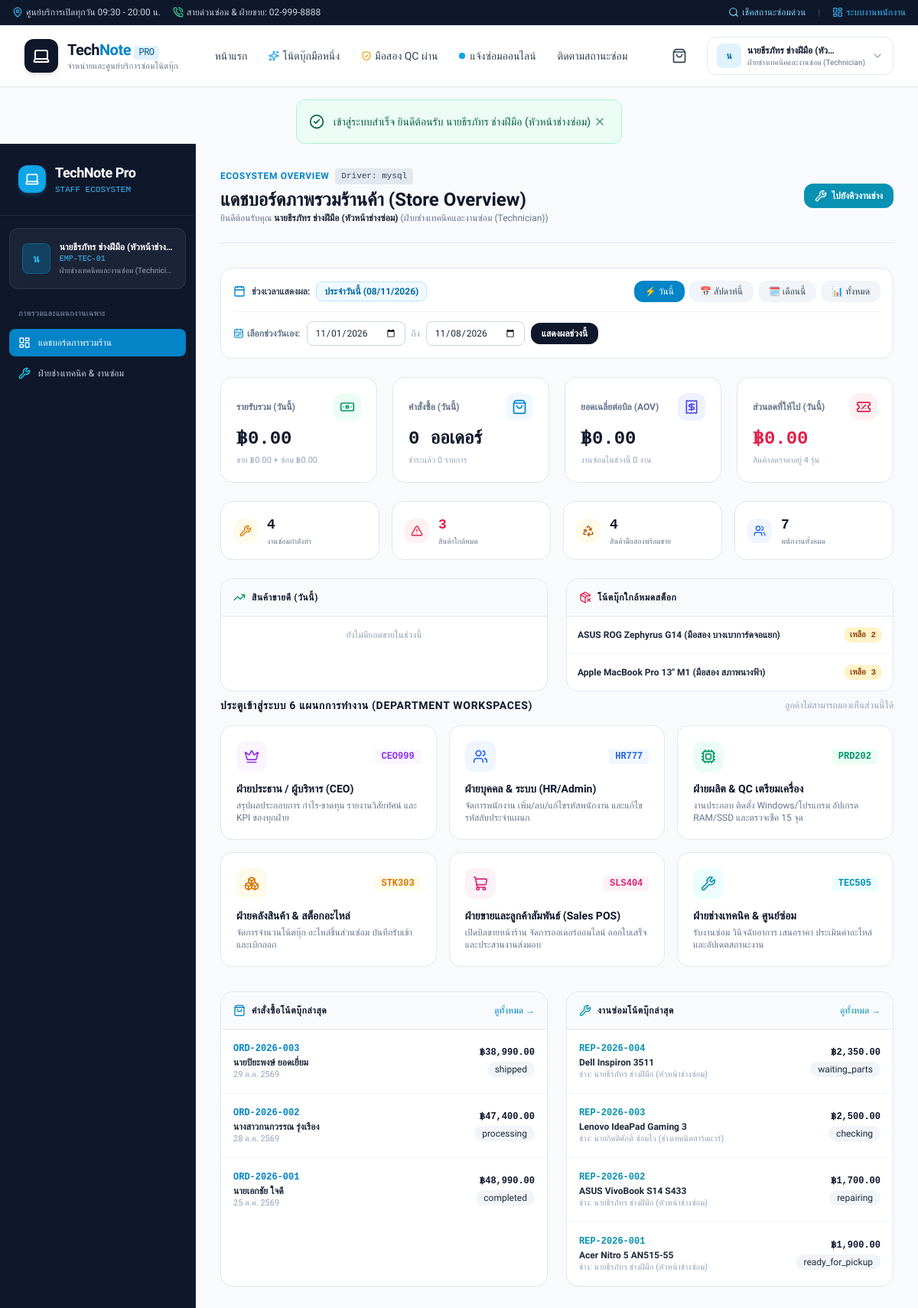
Page /admin/index.php (signed in) on the committed database.
### tables this page shows
CREATE TABLE `products` (
  `id` INT AUTO_INCREMENT PRIMARY KEY,
  `category_id` INT NOT NULL,
  `brand` VARCHAR(50) NOT NULL,
  `model` VARCHAR(150) NOT NULL,
  `price` DECIMAL(10,2) NOT NULL,
  `cost_price` DECIMAL(10,2) NOT NULL,
  `stock_quantity` INT NOT NULL DEFAULT 0,
  `cpu` VARCHAR(100) NOT NULL,
  `gpu` VARCHAR(100) NOT NULL,
  `ram` VARCHAR(50) NOT NULL,
  `storage` VARCHAR(50) NOT NULL,
  `display` VARCHAR(100) NOT NULL,
  `os` VARCHAR(50) NOT NULL DEFAULT 'Windows 11 Home',
  `warranty` VARCHAR(50) NOT NULL DEFAULT '2 Years Onsite',
  `image_url` VARCHAR(255) NULL,
  `description` TEXT,
  `is_featured` TINYINT(1) DEFAULT 0,
  `status` VARCHAR(20) DEFAULT 'in_stock',
  `item_condition` VARCHAR(20) NOT NULL DEFAULT 'new',
  `discount_type` VARCHAR(10) NOT NULL DEFAULT 'none',
  `discount_value` DECIMAL(10,2) NOT NULL DEFAULT 0.00,
  `serial_number` VARCHAR(100) NULL,
  `qc_task_id` INT NULL,
  `created_at` DATETIME DEFAULT CURRENT_TIMESTAMP
);

CREATE TABLE `orders` (
  `id` INT AUTO_INCREMENT PRIMARY KEY,
  `order_code` VARCHAR(30) NOT NULL UNIQUE,
  `user_id` INT NULL,
  `customer_name` VARCHAR(100) NOT NULL,
  `customer_phone` VARCHAR(20) NOT NULL,
  `customer_email` VARCHAR(100) NULL,
  `shipping_address` TEXT NOT NULL,
  `subtotal_amount` DECIMAL(10,2) NOT NULL DEFAULT 0.00,
  `discount_amount` DECIMAL(10,2) NOT NULL DEFAULT 0.00,
  `coupon_code` VARCHAR(50) NULL,
  `total_amount` DECIMAL(10,2) NOT NULL DEFAULT 0.00,
  `payment_method` VARCHAR(50) DEFAULT 'Transfer',
  `payment_status` VARCHAR(30) DEFAULT 'pending',
  `order_status` VARCHAR(30) DEFAULT 'pending',
  `sales_rep_id` INT NULL,
  `notes` TEXT,
  `created_at` DATETIME DEFAULT CURRENT_TIMESTAMP
);

CREATE TABLE `repair_tickets` (
  `id` INT AUTO_INCREMENT PRIMARY KEY,
  `ticket_code` VARCHAR(30) NOT NULL UNIQUE,
  `user_id` INT NULL,
  `customer_name` VARCHAR(100) NOT NULL,
  `customer_phone` VARCHAR(20) NOT NULL,
  `customer_email` VARCHAR(100) NULL,
  `brand` VARCHAR(50) NOT NULL,
  `model` VARCHAR(100) NOT NULL,
  `serial_number` VARCHAR(100) NULL,
  `issue_description` TEXT NOT NULL,
  `diagnosis` TEXT NULL,
  `technician_id` INT NULL,
  `status` VARCHAR(30) NOT NULL DEFAULT 'received',
  `estimated_cost` DECIMAL(10,2) DEFAULT 0.00,
  `labor_fee` DECIMAL(10,2) DEFAULT 500.00,
  `parts_fee` DECIMAL(10,2) DEFAULT 0.00,
  `total_cost` DECIMAL(10,2) DEFAULT 500.00,
  `technician_notes` TEXT NULL,
  `created_at` DATETIME DEFAULT CURRENT_TIMESTAMP,
  `completed_at` DATETIME NULL
);

CREATE TABLE `users` (
  `id` INT AUTO_INCREMENT PRIMARY KEY,
  `username` VARCHAR(50) NOT NULL UNIQUE,
  `password` VARCHAR(255) NOT NULL,
  `full_name` VARCHAR(100) NOT NULL,
  `email` VARCHAR(100) NULL,
  `phone` VARCHAR(20) NULL,
  `address` TEXT NULL,
  `role` VARCHAR(30) NOT NULL DEFAULT 'customer',
  `employee_code` VARCHAR(20) NULL,
  `salary` DECIMAL(10,2) DEFAULT 0.00,
  `status` VARCHAR(20) DEFAULT 'active',
  `created_at` DATETIME DEFAULT CURRENT_TIMESTAMP
);

### admin/index.php (the view, shortened to what the rows shown need)
<?php
require_once __DIR__ . '/../config/helpers.php';
$db = get_db();
$lowStockList = $db->query("SELECT brand, model, stock_quantity FROM products WHERE stock_quantity <= 3 ORDER BY stock_quantity ASC LIMIT 6")->fetchAll();
$recentOrders = $db->query("SELECT * FROM orders ORDER BY id DESC LIMIT 5")->fetchAll();
$recentRepairs = $db->query("SELECT r.*, u.full_name as tech_name
                             FROM repair_tickets r
                             LEFT JOIN users u ON r.technician_id = u.id
                             ORDER BY r.id DESC LIMIT 5")->fetchAll();
require_once __DIR__ . '/../includes/header.php';
?>
<div class="flex min-h-[calc(100vh-140px)]">
    <div class="flex-1 p-6 lg:p-8 bg-slate-50 overflow-y-auto">
        <div class="flex flex-col md:flex-row md:items-center justify-between pb-6 border-b border-slate-200 gap-4 mb-8">
            <div>
                <h1 class="text-2xl font-bold text-slate-900 mt-1">แดชบอร์ดภาพรวมร้านค้า (Store Overview)</h1>
            </div>
        </div>
        <div id="dashMetrics" class="transition-opacity duration-150">
            <?php require __DIR__ . '/_partials/dashboard_metrics.php'; ?>
        </div>
        <div class="mb-8">
            <div class="flex items-center justify-between mb-4">
                <h2 class="text-sm font-bold text-slate-900 uppercase tracking-wider">
                    ประตูเข้าสู่ระบบ 6 แผนกการทำงาน (Department Workspaces)
                </h2>
            </div>
        </div>
        <div class="grid grid-cols-1 lg:grid-cols-2 gap-6">
            <div class="bg-white rounded-2xl border border-slate-200 shadow-xs overflow-hidden">
                <div class="divide-y divide-slate-100 text-xs">
                    <?php foreach ($recentOrders as $ro): ?>
                        <div class="p-4 flex items-center justify-between">
                            <div>
                                <span class="font-mono font-bold text-sky-600"><?php echo htmlspecialchars($ro['order_code']); ?></span>
                                <div class="font-semibold text-slate-800 mt-0.5"><?php echo htmlspecialchars($ro['customer_name']); ?></div>
                                <div class="text-[11px] text-slate-400"><?php echo format_date($ro['created_at']); ?></div>
                            </div>
                            <div class="text-right">
                                <div class="font-mono font-bold text-slate-900 mb-1"><?php echo format_baht($ro['total_amount']); ?></div>
                                <?php echo render_order_status_badge($ro['order_status']); ?>
                            </div>
                        </div>
                    <?php endforeach; ?>
                </div>
            </div>
            <div class="bg-white rounded-2xl border border-slate-200 shadow-xs overflow-hidden">
                <div class="divide-y divide-slate-100 text-xs">
                    <?php foreach ($recentRepairs as $rr): ?>
                        <div class="p-4 flex items-center justify-between">
                            <div>
                                <span class="font-mono font-bold text-cyan-600"><?php echo htmlspecialchars($rr['ticket_code']); ?></span>
                                <div class="font-semibold text-slate-800 mt-0.5"><?php echo htmlspecialchars($rr['brand'] . ' ' . $rr['model']); ?></div>
                                <div class="text-[11px] text-slate-400">ช่าง: <?php echo htmlspecialchars($rr['tech_name'] ?? 'นายธีรภัทร'); ?></div>
                            </div>
                            <div class="text-right">
                                <div class="font-mono font-bold text-slate-900 mb-1"><?php echo format_baht($rr['total_cost']); ?></div>
                                <?php echo render_repair_status_badge($rr['status']); ?>
                            </div>
                        </div>
                    <?php endforeach; ?>
                </div>
            </div>
        </div>
    </div>
</div>
<?php require_once __DIR__ . '/../includes/footer.php'; ?>

### admin/_partials/dashboard_metrics.php (shortened to what the rows shown need)
<div class="grid grid-cols-1 lg:grid-cols-2 gap-6 mb-2">
    <div class="bg-white rounded-2xl border border-slate-200 shadow-xs overflow-hidden">
        <div class="divide-y divide-slate-100 text-xs">
            <?php if (empty($lowStockList)): ?>
                <div class="p-4 text-slate-400 text-center">สต็อกเพียงพอทุกรายการ</div>
            <?php else: foreach ($lowStockList as $ls): ?>
                <div class="p-3.5 flex items-center justify-between">
                    <span class="font-semibold text-slate-800 truncate"><?php echo htmlspecialchars($ls['brand'] . ' ' . $ls['model']); ?></span>
                    <span class="font-mono font-bold px-2 py-0.5 rounded-full text-[11px] <?php echo $ls['stock_quantity'] <= 0 ? 'bg-rose-100 text-rose-800' : 'bg-amber-100 text-amber-800'; ?> flex-shrink-0 ml-2">เหลือ <?php echo (int)$ls['stock_quantity']; ?></span>
                </div>
            <?php endforeach; endif; ?>
        </div>
    </div>
</div>

### config/helpers.php (shortened to what the rows shown need)
<?php
function format_baht($amount) {
    return '฿' . number_format((float)$amount, 2);
}
function format_date($dt) {
    $time = strtotime($dt);
    $months = [
        1 => 'ม.ค.', 2 => 'ก.พ.', 3 => 'มี.ค.', 4 => 'เม.ย.',
        5 => 'พ.ค.', 6 => 'มิ.ย.', 7 => 'ก.ค.', 8 => 'ส.ค.',
        9 => 'ก.ย.', 10 => 'ต.ค.', 11 => 'พ.ย.', 12 => 'ธ.ค.'
    ];
    $d = date('j', $time);
    $m = $months[(int)date('n', $time)];
    $y = (int)date('Y', $time) + 543;
    return "{$d} {$m} {$y}";
}
function render_order_status_badge($status) {
    $badges = [
        'pending' => '<span class="inline-flex items-center px-2.5 py-0.5 rounded-full text-xs font-medium bg-amber-100 text-amber-800">รอดำเนินการ</span>',
        'processing' => '<span class="inline-flex items-center px-2.5 py-0.5 rounded-full text-xs font-medium bg-blue-100 text-blue-800">กำลังจัดเตรียม</span>',
        'shipped' => '<span class="inline-flex items-center px-2.5 py-0.5 rounded-full text-xs font-medium bg-purple-100 text-purple-800">จัดส่งแล้ว</span>',
        'completed' => '<span class="inline-flex items-center px-2.5 py-0.5 rounded-full text-xs font-medium bg-emerald-100 text-emerald-800">สำเร็จแล้ว</span>',
        'cancelled' => '<span class="inline-flex items-center px-2.5 py-0.5 rounded-full text-xs font-medium bg-rose-100 text-rose-800">ยกเลิก</span>',
    ];
    return $badges[$status] ?? '<span class="inline-flex items-center px-2.5 py-0.5 rounded-full text-xs font-medium bg-slate-100 text-slate-800">' . htmlspecialchars($status) . '</span>';
}
function render_repair_status_badge($status) {
    $badges = [
        'received' => '<span class="inline-flex items-center px-2.5 py-0.5 rounded-full text-xs font-medium bg-sky-100 text-sky-800">1. รับเครื่องแล้ว</span>',
        'checking' => '<span class="inline-flex items-center px-2.5 py-0.5 rounded-full text-xs font-medium bg-amber-100 text-amber-800">2. กำลังตรวจเช็ค</span>',
        'waiting_parts' => '<span class="inline-flex items-center px-2.5 py-0.5 rounded-full text-xs font-medium bg-orange-100 text-orange-800">3. รออะไหล่/รออนุมัติ</span>',
        'repairing' => '<span class="inline-flex items-center px-2.5 py-0.5 rounded-full text-xs font-medium bg-indigo-100 text-indigo-800">4. กำลังซ่อมบำรุง</span>',
        'testing_qc' => '<span class="inline-flex items-center px-2.5 py-0.5 rounded-full text-xs font-medium bg-teal-100 text-teal-800">5. ทดสอบ QC</span>',
        'ready_for_pickup' => '<span class="inline-flex items-center px-2.5 py-0.5 rounded-full text-xs font-medium bg-emerald-100 text-emerald-800">6. พร้อมส่งมอบ</span>',
        'completed' => '<span class="inline-flex items-center px-2.5 py-0.5 rounded-full text-xs font-medium bg-slate-200 text-slate-800">7. ปิดงาน/รับเครื่องแล้ว</span>',
        'cancelled' => '<span class="inline-flex items-center px-2.5 py-0.5 rounded-full text-xs font-medium bg-rose-100 text-rose-800">ยกเลิกงานซ่อม</span>',
    ];
    return $badges[$status] ?? '<span class="inline-flex items-center px-2.5 py-0.5 rounded-full text-xs font-medium bg-slate-100 text-slate-800">' . htmlspecialchars($status) . '</span>';
}

### rows in the picture
products: brand+model "ASUS ROG Zephyrus G14 (มือสอง บางเบาการ์ดจอแยก)", stock_quantity "2"
products: brand+model "Apple MacBook Pro 13\" M1 (มือสอง สภาพนางฟ้า)", stock_quantity "3"
orders: order_code "ORD-2026-003", customer_name "นายปิยะพงษ์ ยอดเยี่ยม", created_at "29 ต.ค. 2569", total_amount "฿38,990.00", order_status "shipped"
orders: order_code "ORD-2026-002", customer_name "นางสาวกนกวรรณ รุ่งเรือง", created_at "28 ต.ค. 2569", total_amount "฿47,400.00", order_status "processing"
orders: order_code "ORD-2026-001", customer_name "นายเอกชัย ใจดี", created_at "25 ต.ค. 2569", total_amount "฿48,990.00", order_status "completed"
repair_tickets: ticket_code "REP-2026-004", brand+model "Dell Inspiron 3511", users.full_name "นายธีรภัทร ช่างฝีมือ (หัวหน้าช่างซ่อม)", total_cost "฿2,350.00", status "waiting_parts"
repair_tickets: ticket_code "REP-2026-003", brand+model "Lenovo IdeaPad Gaming 3", users.full_name "นายกิตติศักดิ์ ซ่อมไว (ช่างเทคนิคฮาร์ดแวร์)", total_cost "฿2,500.00", status "checking"
repair_tickets: ticket_code "REP-2026-002", brand+model "ASUS VivoBook S14 S433", users.full_name "นายธีรภัทร ช่างฝีมือ (หัวหน้าช่างซ่อม)", total_cost "฿1,700.00", status "repairing"
repair_tickets: ticket_code "REP-2026-001", brand+model "Acer Nitro 5 AN515-55", users.full_name "นายธีรภัทร ช่างฝีมือ (หัวหน้าช่างซ่อม)", total_cost "฿1,900.00", status "ready_for_pickup"

### other values in the picture
mb_substr($currentUser['full_name'], 0, 1, 'UTF-8') "น"
$currentUser['full_name'] "นายธีรภัทร ช่างฝีมือ (หัว…"
get_role_title($currentUser['role']) "ฝ่ายช่างเทคนิคและงานซ่อม (Technician)"
$flash['message'] "เข้าสู่ระบบสำเร็จ ยินดีต้อนรับ นายธีรภัทร ช่างฝีมือ (หัวหน้าช่างซ่อม)"
mb_substr($user['full_name'], 0, 1, 'UTF-8') "น"
$user['full_name'] "นายธีรภัทร ช่างฝีมือ (หัวหน้าช่าง…"
$user['employee_code'] "EMP-TEC-01"
get_role_title($role) "ฝ่ายช่างเทคนิคและงานซ่อม (Technici…"
$db_driver "mysql"
$user['full_name'] "นายธีรภัทร ช่างฝีมือ (หัวหน้าช่างซ่อม)"
get_role_title($user['role']) "ฝ่ายช่างเทคนิคและงานซ่อม (Technician)"
$periodTitle "ประจำวันนี้ (08/11/2026)"
$periodShort "วันนี้"
format_baht($combinedRevenue) "฿0.00"
format_baht($totalRevenue) "฿0.00"
